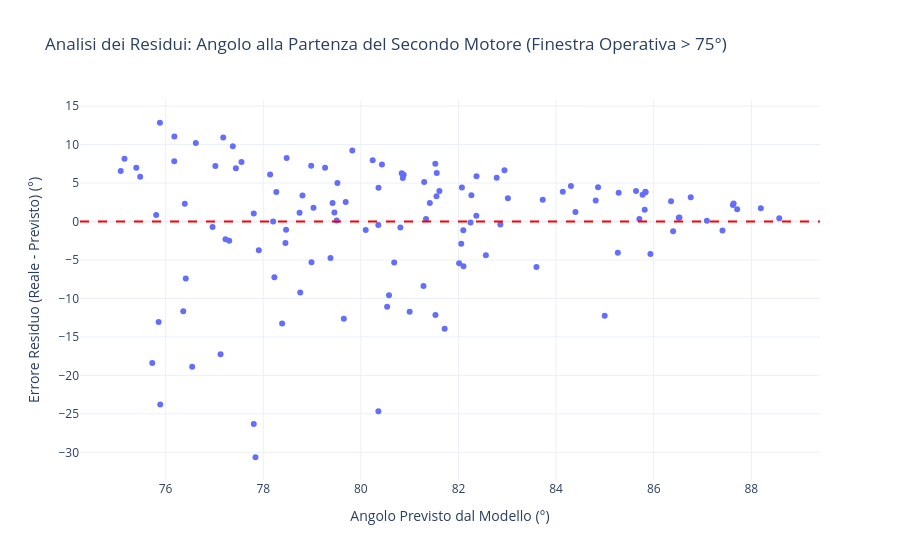

The code cell stored with this chart in its notebook:
### Code cell
prev_ang = prev_ang_rf 

tolleranza = 15
maschera = np.abs(prev_ang) <= tolleranza

reale_ang_filtrato = y2[maschera]
prev_ang_filtrato = prev_ang[maschera]

residui_ang = reale_ang_filtrato - prev_ang_filtrato

df_residui = pd.DataFrame({
    'Reale': reale_ang_filtrato,
    'Previsto': prev_ang_filtrato,
    'Residuo': residui_ang
})

fig = px.scatter(
    df_residui, 
    x='Previsto', 
    y='Residuo',
    title='Analisi dei Residui: Errore Inclinazione (Finestra Operativa ±15°)',
    labels={
        'Previsto': 'Errore Previsto dal Modello (°)', 
        'Residuo': 'Residuo (Reale - Previsto) (°)'
    },
    template='plotly_white',
    hover_data=['Reale']
)

fig.add_hline(y=0, line_dash="dash", line_color="red", line_width=2)
fig.show()

### Figure 1 — Plotly figure (JSON) as saved in the notebook; plotly's stock layout.template omitted (floating-point values rounded to 4 significant figures)
{"data": [{"customdata": [[88.09], [64.7], [87.24], [57.66], [69.54], [76.59], [83.3], [86.94], [75.35], [59.87], [55.7], [79.17], [85.29], [84.0], [51.5], [79.91], [77.69], [79.65], [78.2], [80.02], [85.57], [88.02], [74.93], [89.26], [82.17], [81.67], [77.4], [87.16], [69.01], [74.65], [89.03], [73.7], [78.85], [89.9], [88.25], [86.5], [84.25], [82.1], [67.0], [89.78], [81.66], [89.06], [62.8], [89.98], [76.3], [87.05], [84.26], [72.76], [75.66], [47.2], [69.38], [76.64], [79.87], [89.0], [86.74], [84.75], [87.87], [76.25], [86.24], [81.29], [87.0], [86.25], [83.82], [80.64], [84.51], [89.3], [87.54], [86.24], [78.17], [89.6], [89.3], [74.8], [89.6], [86.04], [81.81], [69.46], [69.26], [67.77], [84.37], [57.33], [82.23], [83.1], [86.5], [88.22], [80.83], [86.57], [52.1], [86.44], [70.98], [85.64], [87.84], [82.12], [84.84], [81.71], [88.48], [85.14], [89.91], [70.98], [80.95], [85.68], [65.12], [72.9], [89.01], [89.69], [86.03], [82.38], [78.7], [82.46], [89.64], [86.81], [87.1], [89.01], [88.91], [81.19], [79.01], [87.33], [74.17], [87.2], [88.72]], "hovertemplate": "Angolo Previsto dal Modello (°)=%{x}<br>Errore Residuo (Reale - Previsto) (°)=%{y}<br>Reale=%{customdata[0]}<extra></extra>", "legendgroup": "", "marker": {"color": "#636efa", "symbol": "circle"}, "mode": "markers", "name": "", "orientation": "v", "showlegend": false, "type": "scatter", "x": [77.18, 76.36, 76.18, 76.54, 78.76, 82.01, 75.16, 80.88, 80.68, 77.13, 80.36, 82.06, 77.55, 76.18, 77.81, 80.36, 83.6, 79.51, 78.2, 80.81, 81.61, 84.14, 77.23, 85.77, 78.8, 81.33, 78.47, 77.38, 76.41, 79.38, 81.53, 78.99, 77.81, 86.76, 82.37, 80.86, 77.02, 78.27, 79.65, 87.62, 75.08, 79.82, 75.86, 87.64, 82.1, 86.53, 78.14, 85.0, 78.45, 77.84, 81.53, 75.81, 78.74, 86.35, 78.48, 80.36, 81.56, 76.96, 79.27, 75.48, 86.51, 87.41, 81.41, 79.46, 79.52, 87.71, 84.81, 78.98, 82.56, 85.64, 84.86, 77.3, 82.94, 83.01, 79.42, 80.54, 81.0, 81.72, 77.44, 75.73, 79.69, 82.37, 82.07, 80.24, 79.03, 83.73, 75.89, 81.3, 80.58, 84.4, 80.43, 82.25, 81.55, 85.93, 82.78, 86.4, 88.19, 78.23, 82.1, 82.26, 78.39, 81.28, 88.57, 85.83, 85.71, 75.4, 76.39, 82.86, 85.83, 76.62, 80.84, 85.28, 84.3, 85.26, 80.1, 85.81, 77.91, 87.09, 75.88], "xaxis": "x", "y": [10.91, -11.66, 11.06, -18.88, -9.218, -5.423, 8.142, 6.063, -5.333, -17.26, -24.66, -2.887, 7.736, 7.823, -26.31, -0.4476, -5.907, 0.145, -0.002933, -0.7893, 3.961, 3.883, -2.297, 3.489, 3.366, 0.3355, -1.068, 9.783, -7.403, -4.728, 7.505, -5.289, 1.044, 3.142, 5.881, 5.64, 7.231, 3.833, -12.65, 2.158, 6.579, 9.235, -13.06, 2.344, -5.802, 0.5236, 6.119, -12.24, -2.794, -30.64, -12.15, 0.8333, 1.126, 2.645, 8.26, 4.389, 6.315, -0.7113, 6.973, 5.811, 0.4867, -1.159, 2.407, 1.182, 4.991, 1.59, 2.729, 7.257, -4.391, 3.963, 4.441, -2.502, 6.658, 3.028, 2.39, -11.08, -11.74, -13.95, 6.931, -18.4, 2.541, 0.7346, 4.431, 7.978, 1.8, 2.844, -23.79, 5.143, -9.596, 1.244, 7.408, -0.126, 3.291, -4.222, 5.697, -1.257, 1.716, -7.248, -1.148, 3.416, -13.27, -8.384, 0.4388, 3.861, 0.3245, 6.981, 2.308, -0.3977, 3.808, 10.19, 6.263, 3.728, 4.606, -4.074, -1.089, 1.515, -3.739, 0.1109, 12.84], "yaxis": "y"}], "layout": {"legend": {"tracegroupgap": 0}, "shapes": [{"line": {"color": "red", "dash": "dash", "width": 2}, "type": "line", "x0": 0, "x1": 1, "xref": "x domain", "y0": 0, "y1": 0, "yref": "y"}], "title": {"text": "Analisi dei Residui: Angolo alla Partenza del Secondo Motore (Finestra Operativa > 75°)"}, "xaxis": {"anchor": "y", "domain": [0, 1], "title": {"text": "Angolo Previsto dal Modello (°)"}}, "yaxis": {"anchor": "x", "domain": [0, 1], "title": {"text": "Errore Residuo (Reale - Previsto) (°)"}}}}
